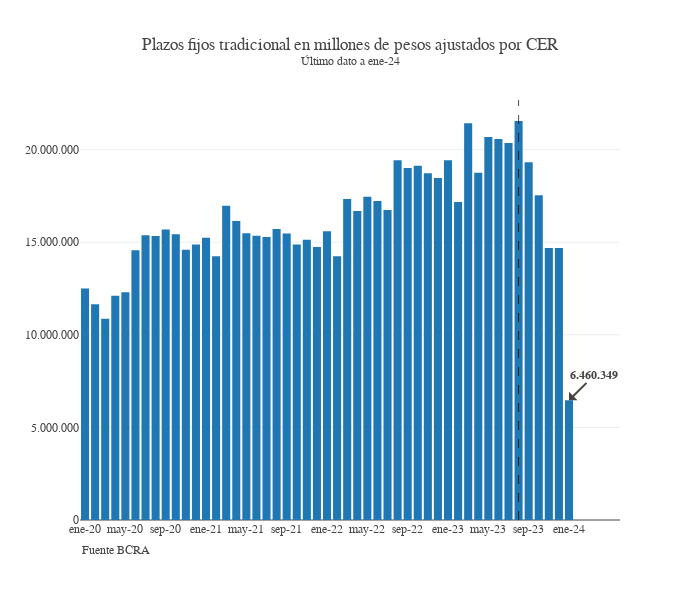

Write notebook code for a chart like this one.
### Code cell
fig = go.Figure()
# fig.add_trace(go.Bar(x = df_ajustado_mensual.index, y = df_ajustado_mensual["pf_uva_total"]))
fig.add_trace(go.Bar(x = df_ajustado_mensual.index, y = df_ajustado_mensual["pf_trad_total"]))
ultimo_dato = df_ajustado_mensual["pf_trad_total"].iloc[-1]
ultimo_mes = df_ajustado_mensual.index[-1]
fig.update_layout(template = None, separators = ",.", font_family = "georgia",
                  title_text = f"Plazos fijos tradicional en millones de pesos ajustados por CER<br><sup>Último dato a {ultimo_mes}",
                  height = 600, width = 700, )
fig.update_yaxes(tickformat = ",")
fig.update_xaxes(nticks = 15)
fig.add_vline(x="ago-23", line_dash = "dash", line_width=.7)
fig.add_annotation(text = f"<b>{format(int(ultimo_dato), ',').replace(',', '.')}", x = ultimo_mes, y = ultimo_dato,ax=25,ay=-25)
fig.add_annotation(text="Fuente BCRA", showarrow=False, xref="paper",yref="paper", x=0,y=-.09)

### Figure 1 — Plotly figure (JSON) as saved in the notebook; plotly's stock layout.template omitted (floating-point values rounded to 4 significant figures)
{"data": [{"type": "bar", "x": ["ene-20", "feb-20", "mar-20", "abr-20", "may-20", "jun-20", "jul-20", "ago-20", "sep-20", "oct-20", "nov-20", "dic-20", "ene-21", "feb-21", "mar-21", "abr-21", "may-21", "jun-21", "jul-21", "ago-21", "sep-21", "oct-21", "nov-21", "dic-21", "ene-22", "feb-22", "mar-22", "abr-22", "may-22", "jun-22", "jul-22", "ago-22", "sep-22", "oct-22", "nov-22", "dic-22", "ene-23", "feb-23", "mar-23", "abr-23", "may-23", "jun-23", "jul-23", "ago-23", "sep-23", "oct-23", "nov-23", "dic-23", "ene-24"], "y": [12500000.0, 11650000.0, 10870000.0, 12110000.0, 12300000.0, 14570000.0, 15370000.0, 15340000.0, 15690000.0, 15420000.0, 14590000.0, 14880000.0, 15230000.0, 14240000.0, 16970000.0, 16150000.0, 15480000.0, 15340000.0, 15280000.0, 15720000.0, 15470000.0, 14870000.0, 15130000.0, 14740000.0, 15590000.0, 14240000.0, 17340000.0, 16680000.0, 17450000.0, 17220000.0, 16740000.0, 19430000.0, 19010000.0, 19130000.0, 18730000.0, 18470000.0, 19420000.0, 17160000.0, 21420000.0, 18750000.0, 20690000.0, 20570000.0, 20360000.0, 21540000.0, 19310000.0, 17530000.0, 14690000.0, 14680000.0, 6460000.0]}], "layout": {"annotations": [{"ax": 25, "ay": -25, "text": "<b>6.460.349", "x": "ene-24", "y": 6460000.0}, {"showarrow": false, "text": "Fuente BCRA", "x": 0, "xref": "paper", "y": -0.09, "yref": "paper"}], "font": {"family": "georgia"}, "height": 600, "separators": ",.", "shapes": [{"line": {"dash": "dash", "width": 0.7}, "type": "line", "x0": "ago-23", "x1": "ago-23", "xref": "x", "y0": 0, "y1": 1, "yref": "y domain"}], "title": {"text": "Plazos fijos tradicional en millones de pesos ajustados por CER<br><sup>Último dato a ene-24"}, "width": 700, "xaxis": {"nticks": 15}, "yaxis": {"tickformat": ","}}}
